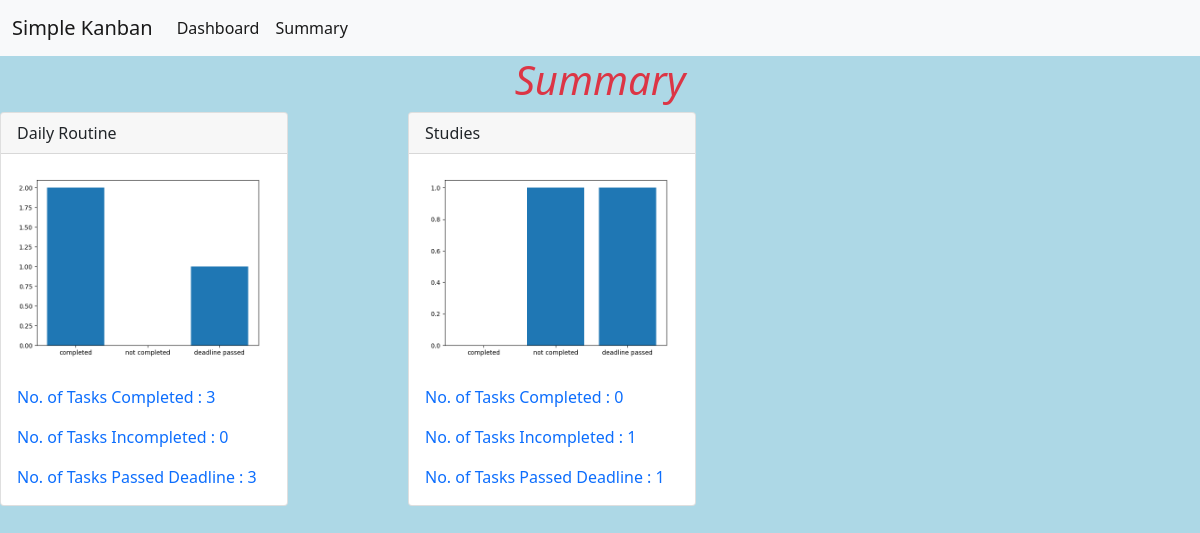
/summary/2, run on the app's committed database.
### models.py (models this page shows)
class List(db.Model):
    __tablename__ = 'list'
    lid = db.Column(db.Integer, primary_key=True, autoincrement=True)
    list_name = db.Column(db.String, nullable=False)
    description = db.Column(db.String(80), nullable=False)
    user_id = db.Column(db.Integer,db.ForeignKey("user.uid"), nullable=False)
    cards = db.relationship("Card",cascade="all, delete")

### app.py (the view)
@app.route("/summary/<int:uid>")
def Summary(uid):
	plotlist={}
	lists = List.query.filter_by(user_id=uid).all()
	for l in lists:
		plotlist[l.list_name]=[]
		comp,incomp,deadpass=0,0,0
		cards=Card.query.filter_by(list_id=l.lid).all()
		for c in cards:
			if c.flag == "on" :
				comp+=1
			else:
				incomp+=1
			today=datetime.today()
			deadl = datetime.strptime(c.deadline, "%Y-%m-%d").strftime("%Y-%m-%d")
			newdate1 = datetime.strptime(deadl,"%Y-%m-%d")
			if newdate1 < today:
				deadpass+=1
		x  = ["completed","not completed","deadline passed"]
		y= [comp,incomp,deadpass]
		plotlist[l.list_name].append({"Completed":comp,"Incompleted":incomp,"deadline":deadpass})
		fig = CreateFigure(x, y)
		fig.savefig('static/imgs/'+l.list_name+'.png')
	return render_template('summary.html',uid = uid,plotlist = plotlist)

### app.py (called while the page is built)
def CreateFigure(x, y):
	fig = Figure()
	axis = fig.add_subplot(1, 1, 1)
	axis.bar(x, y)
	return fig

### templates/summary.html (shortened to what this page needs)
{% extends "layout.html" %} {% block title %}summary{% endblock %} {% block head %} {{ super() }}
{% endblock %}          {% with messages = get_flashed_messages(with_categories=true) %} {{super()}}{% endwith %}}
{% block content1 %}
<nav class="navbar navbar-expand-lg navbar-light bg-light">
            <div class="container-fluid">
              <a class="navbar-brand">Simple Kanban</a>
              <div class="collapse navbar-collapse" id="navbarNavAltMarkup">
                <div class="navbar-nav">
                  <a class="nav-link active" aria-current="page" href="/index/{{uid}}">Dashboard</a>
                  <a class="nav-link active" aria-current="page" href="/summary/{{uid}}">Summary</a>
                </div>
              </div>
            </div>
          </nav>
{% block content %}
<h1 class="text-danger text-center"><em>Summary</em></h1>
<div class="row row-cols-1 row-cols-md-3 g-4">
{% for key,value in plotlist.items() %}
<div class="card-deck">
<div class="card" style="width: 18rem;">
  <div class="card-header"> {{key}}</div>
  <img src="../static/imgs/{{key}}.png" class="card-img-top" >
  <div class="card-body text-primary">
  	{% for val in value %}
    <p class="card-text">No. of Tasks Completed : {{val['Completed']}}</p>
    <p class="card-text">No. of Tasks Incompleted : {{val['Incompleted']}}</p>
    <p class="card-text">No. of Tasks Passed Deadline : {{val['deadline']}}</p>
      </div>
  {% endfor %}
</div>
</div><br>
{% endfor %}
{% endblock %}
{% endblock %}

### templates/layout.html (shortened to what this page needs)
<!DOCTYPE html>
<html>
    <head>
        {% block head %}
        <link
            href="https://cdn.jsdelivr.net/npm/bootstrap@5.1.3/dist/css/bootstrap.min.css"
            rel="stylesheet"
/>
        <link rel="stylesheet" href="{{ url_for('static', filename='style.css') }}" />
        {% endblock %}
    </head>
    <body style="background-color:LightBlue;">
      {% block content1 %}{% endblock %}
        </body>
    </html>

### data on the page
List: list_name "Daily Routine", list_name (picture), Completed "3", Incompleted "0", deadline "3"
List: list_name "Studies", list_name (picture), Completed "0", Incompleted "1", deadline "1"
